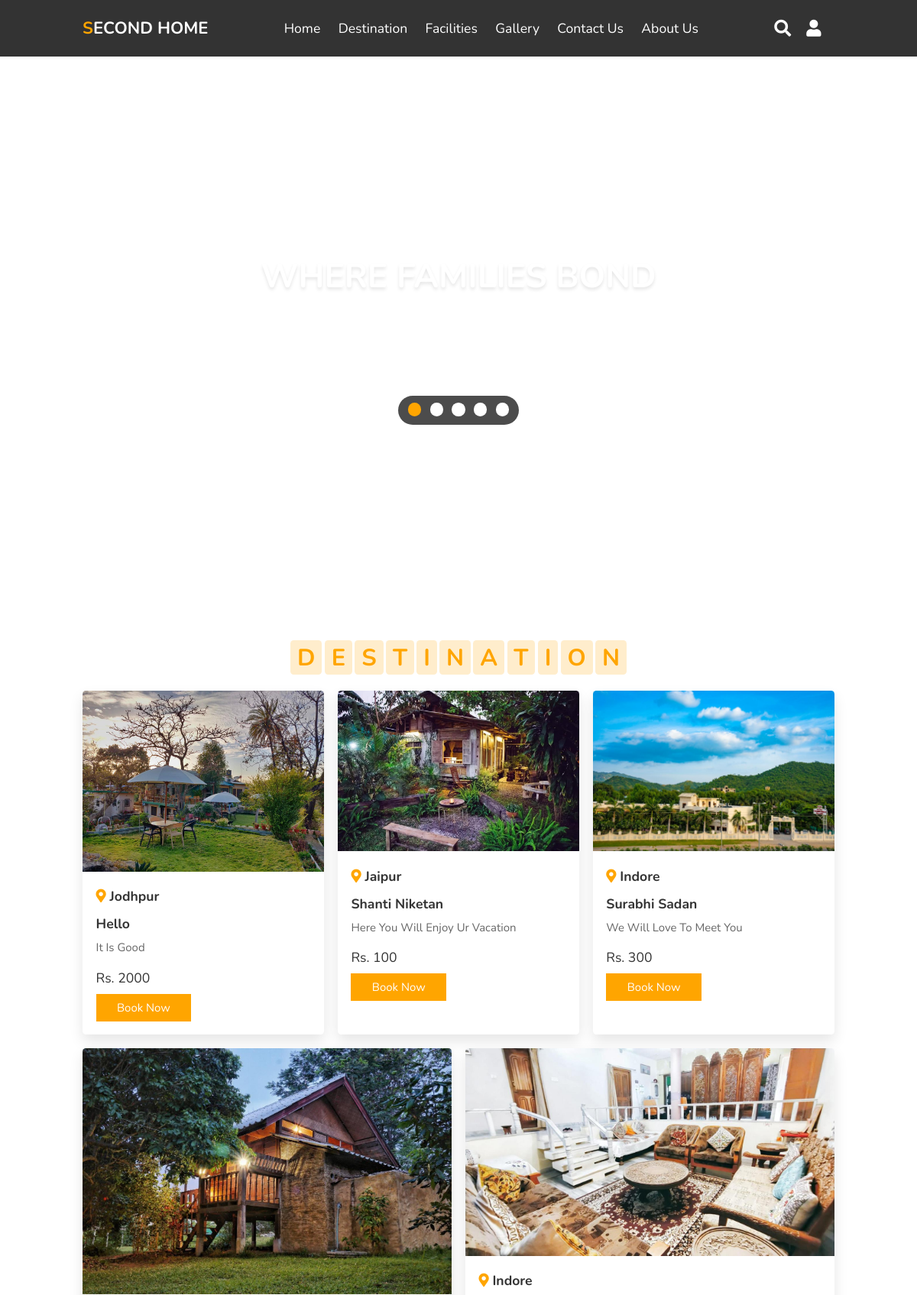
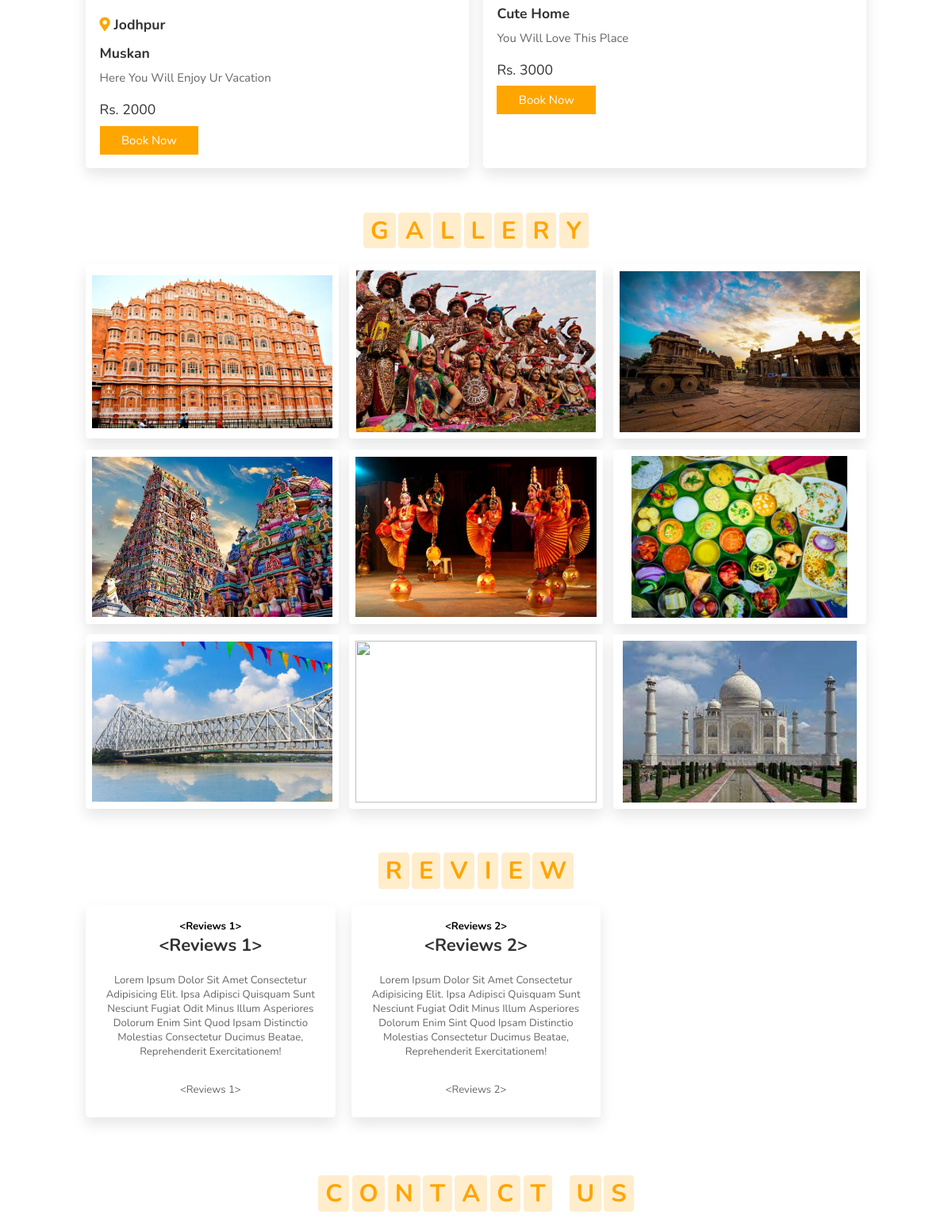
Screenshot of /Internet (upper part) with the database file from the repository (2 pictures, top to bottom).
### models.py (models this page shows)
class Listroom(db.Model):
    id = db.Column(db.Integer, primary_key=True)
    email = db.Column(db.String(150))
    phone_no= db.Column(db.Integer)
    city = db.Column(db.String(150))
    host_name = db.Column(db.String(150))
    homestay_name = db.Column(db.String(150))
    address = db.Column(db.String(150))
    description= db.Column(db.String(150))
    no_of_room = db.Column(db.Integer)
    Parking = db.Column(db.Boolean)
    Internet = db.Column(db.Boolean)
    Running_Hot_water = db.Column(db.Boolean)
    Open_Seating_areas = db.Column(db.Boolean)
    Air_Condition = db.Column(db.Boolean)
    Pet_Friendly = db.Column(db.Boolean)
    Toiletries = db.Column(db.Boolean)
    Smoking_Allowed = db.Column(db.Boolean)
    Library = db.Column(db.Boolean)
    Bonfire = db.Column(db.Boolean)
    Barbecue = db.Column(db.Boolean)
    Pick_and_dropService = db.Column(db.Boolean)
    rent=db.Column(db.Integer)
    pic=db.Column(db.String(500))
    uid = db.Column("uid", db.Integer, db.ForeignKey('user.id'))
    review = db.relationship('Reviews', backref='room')
    booking = db.relationship('Booking', backref='room')

class Reviews(db.Model):
    id = db.Column(db.Integer, primary_key=True)
    review=db.Column(db.String(5000))
    room_id = db.Column(db.Integer, db.ForeignKey('listroom.id'))
    user_id = db.Column(db.Integer, db.ForeignKey('user.id'))

### main.py (the view)
@app.route('/Internet')
def Internet():
    fac=Listroom.query.filter_by(Internet=True).all()
    rev=Reviews.query.all()
    return render_template('face.html',post=fac,login=0,ra=rev,user=current_user)

### templates/face.html (shortened to what this page needs)
<!DOCTYPE html>
<html lang="en">
{% include('header.html')%}
<body>
    {% include ('navbar.html') %}
    <section class="home" id="home">
        <div class="content">
            <h3>where families bond</h3>
            <p>Experience something new every moment</p>
        </div>
        <div class="controls">
            <span class="vid-btn active" data-src="/static/images/vid-1.mp4"></span>
            <span class="vid-btn" data-src="/static/images/vid-2.mp4"></span>
            <span class="vid-btn" data-src="/static/images/vid-3.mp4"></span>
            <span class="vid-btn" data-src="/static/images/vid-4.mp4"></span>
            <span class="vid-btn" data-src="/static/images/vid-5.mp4"></span>
        </div>
        <div class="video-container">
            <video src="/static/images/vid-1.mp4" id="video-slider" loop autoplay muted></video>
        </div>
    </section>
    <section class="destination" id="destination">
        <h1 class="heading">
            <span>d</span>
            <span>e</span>
            <span>s</span>
            <span>t</span>
            <span>i</span>
            <span>n</span>
            <span>a</span>
            <span>t</span>
            <span>i</span>
            <span>o</span>
            <span>n</span>
        </h1>
        <div class="box-container">
            {% for i in post %}
            <div class="box">
                <img src="{{i.pic}}" alt="">
                <div class="content">
                    <h3> <i class="fas fa-map-marker-alt"></i> {{i.city}} </h3> <br>
                    <h3>{{i.homestay_name}}</h3>
                    <p>
                        {{i.description}}
                    </p>
                    <div class="price"> Rs. {{i.rent}} </div>
                    <a href="{{i.id}}/profile" class="btn">book now</a>
                </div>
            </div>
            {% endfor %}
        </div>
    </section>
    <section class="gallery" id="gallery">
        <h1 class="heading">
            <span>g</span>
            <span>a</span>
            <span>l</span>
            <span>l</span>
            <span>e</span>
            <span>r</span>
            <span>y</span>
        </h1>
        <div class="box-container">
            <div class="box">
                <img src="/static/images/gg1.webp" alt="">
                <div class="content">
                </div>
            </div>
            <div class="box">
                <img src="/static/images/gg2.jpg" alt="">
                <div class="content">
                </div>
            </div>
            <div class="box">
                <img src="/static/images/gg3.jpg" alt="">
                <div class="content">
                </div>
            </div>
            <div class="box">
                <img src="/static/images/gg4.webp" alt="">
                <div class="content">
                </div>
            </div>
            <div class="box">
                <img src="/static/images/gg5.jpg" alt="">
                <div class="content">
                </div>
            </div>
            <div class="box">
                <img src="/static/images/gg6.jpg" alt="">
                <div class="content">
                </div>
            </div>
            <div class="box">
                <img src="/static/images/gg7.webp" alt="">
                <div class="content">
                </div>
            </div>
            <div class="box">
                <img src="/static/images/gg8.png" alt="">
                <div class="content">
                </div>
            </div>
            <div class="box">
                <img src="/static/images/gg9.jpg" alt="">
                <div class="content">
                </div>
            </div>
        </div>
    </section>
    <section class="review" id="review">
        <h1 class="heading">
            <span>r</span>
            <span>e</span>
            <span>v</span>
            <span>i</span>
            <span>e</span>
            <span>w</span>
        </h1>
        <div class="swiper-container review-slider">
            <div class="swiper-wrapper">
                {% for i in ra %}
                <div class="swiper-slide">
                    <div class="box">
                        <h1>{{i}}</h1>
                        <h3>{{i}}</h3>
                       <br>
                       <p>Lorem ipsum dolor sit amet consectetur adipisicing elit. Ipsa adipisci quisquam sunt nesciunt
                           fugiat odit minus illum asperiores dolorum enim sint quod ipsam distinctio molestias
                           consectetur ducimus beatae, reprehenderit exercitationem!</p> <br>
                           <p>{{i}}</p>
                    </div>
                </div>
                {% endfor %}
        </div>
    </section>
    <section class="contact" id="contact">
        <h1 class="heading">
            <span>c</span>
            <span>o</span>
            <span>n</span>
            <span>t</span>
            <span>a</span>
            <span>c</span>
            <span>t</span>
            <span class="space"></span>
            <span>u</span>
            <span>s</span>
        </h1>
    </section>
</body>
</html>

### templates/header.html (shortened to what this page needs)
<head>
    <link rel="stylesheet" href="https://unpkg.com/swiper/swiper-bundle.min.css" />
    <link rel="stylesheet" href="https://cdnjs.cloudflare.com/ajax/libs/font-awesome/5.15.3/css/all.min.css">
    <link rel="stylesheet" href="/static/style.css">
</head>

### templates/navbar.html (shortened to what this page needs)
    <header>
        <a href="#" class="logo"><span>S</span>econd home</a>
        <nav class="navbar">
            <a href="#home">home</a>
            <a href="#destination">destination</a>
            <a href="#facilities">facilities</a>
            <a href="#gallery">gallery</a>
            <a href="#contact">contact us</a>
            <a href="/about_us">about us</a>
        </nav>
        <div class="icons">
            <i class="fas fa-search" id="search-btn"></i>
            <i class="fas fa-user" id="login-btn"></i>
        </div>
        <form action="" class="search-bar-container">
            <div class="wrapper">
                <div class="search-input">
                  <div class="icon"  id="search-profile"></div>
                </div>
            </div>
        </form>
    </header>

### static/style.css (style rules this page uses)
:root { --orange: #ffa500; }
* { font-family: 'Nunito', sans-serif; margin: 0; padding: 0; box-sizing: border-box; text-transform: capitalize; outline: none; border: none; text-decoration: none; transition: all .2s linear; }
html { font-size: 62.5%; overflow-x: hidden; scroll-padding-top: 6rem; scroll-behavior: smooth; }
section { padding: 2rem 9%; }
.heading { text-align: center; padding: 2.5rem 0; }
.heading span { font-size: 3.5rem; background: rgba(255, 165, 0, .2); color: var(--orange); border-radius: .5rem; padding: .2rem 1rem; }
.heading span.space { background: none; }
.btn { display: inline-block; margin-top: 1rem; background: var(--orange); color: #fff; padding: .8rem 3rem; border: .2rem solid var(--orange); cursor: pointer; font-size: 1.7rem; }
header { position: fixed; top: 0; left: 0; right: 0; background: #333; z-index: 1000; display: flex; align-items: center; justify-content: space-between; padding: 2.5rem 9%; }
header .logo { font-size: 2.5rem; font-weight: bolder; color: #fff; text-transform: uppercase; }
header .logo span { color: var(--orange); }
header .navbar a { color: #fff; font-size: 2rem; margin: 1.2rem; }
header .icons i { font-size: 2.5rem; color: #fff; cursor: pointer; margin-right: 2rem; }
header .search-bar-container { position: absolute; top: 100%; left: 0; right: 0; padding: 1.5rem 2rem; background: #333; border-top: .1rem solid rgba(255, 255, 255, .2); display: flex; align-items: center; z-index: 1001; clip-path: polygon(0 0, 100% 0, 100% 0, 0 0); }
.home { min-height: 100vh; display: flex; align-items: center; justify-content: center; flex-flow: column; position: relative; z-index: 0; }
.home .content { text-align: center; }
.home .content h3 { font-size: 5rem; color: #fff; text-transform: uppercase; text-shadow: 0 .3rem .5rem rgba(0, 0, 0, .1); }
.home .content p { font-size: 2.5rem; color: #fff; padding: .5rem 0; }
.home .video-container video { position: absolute; top: 0; left: 0; z-index: -1; height: 100%; width: 100%; object-fit: cover; }
.home .controls { padding: 1rem; border-radius: 5rem; background: rgba(0, 0, 0, .7); position: relative; top: 10rem; }
.home .controls .vid-btn { height: 2rem; width: 2rem; display: inline-block; border-radius: 50%; background: #fff; cursor: pointer; margin: 0 .5rem; }
.home .controls .vid-btn.active { background: var(--orange); }
.destination .box-container { display: flex; flex-wrap: wrap; gap: 2rem; }
.destination .box-container .box { flex: 1 1 30rem; border-radius: .5rem; overflow: hidden; box-shadow: 0 1rem 2rem rgba(0, 0, 0, .1); }
.destination .box-container .box img { width: 100%; object-fit: cover; }
.destination .box-container .box .content { padding: 2rem; }
.destination .box-container .box .content h3 { font-size: 2rem; color: #333; }
.destination .box-container .box .content h3 i { color: var(--orange); }
.destination .box-container .box .content p { font-size: 1.7rem; color: #666; padding: 1rem 0; }
.destination .box-container .box .content .price { font-size: 2rem; color: #333; padding-top: 1rem; }
.gallery .box-container { display: flex; flex-wrap: wrap; gap: 1.5rem; }
.gallery .box-container .box { overflow: hidden; box-shadow: 0 1rem 2rem rgba(0, 0, 0, .1); border: 1rem solid #fff; border-radius: .5rem; flex: 1 1 30rem; height: 25rem; position: relative; }
.gallery .box-container .box img { height: 100%; width: 100%; object-fit: cover; }
.gallery .box-container .box .content { position: absolute; top: -100%; left: 0; height: 100%; width: 100%; text-align: center; background: rgba(0, 0, 0, .7); padding: 2rem; padding-top: 5rem; }
.review .review-slider { padding-bottom: 2rem; }
.review .box { padding: 2rem; text-align: center; box-shadow: 0 1rem 2rem rgba(0, 0, 0, .1); border-radius: .5rem; }
.review .box h3 { color: #333; font-size: 2.5rem; }
.review .box p { color: #666; font-size: 1.5rem; padding: 1rem 0; }
.gallery .box-container .box img { height: 100%; width: 100%; object-fit: contain; }
@media (max-width:1200px) { html { font-size: 55%; } }

### templates/navbar.html (style rules this page uses)
.wrapper { max-width: 450px; display: contents; }
.wrapper .search-input { background: #fff; width: 200%; border-radius: 5px; position: relative; box-shadow: 0px 1px 5px 3px rgba(0,0,0,0.12); }
.search-input .icon { position: absolute; right: 0px; top: 0px; height: 55px; width: 55px; text-align: center; line-height: 55px; font-size: 20px; color: #644bff; cursor: pointer; }

### rows the page displays
Listroom: pic (picture), city "Jodhpur", homestay_name "Hello", description "It Is Good", rent "2000"
Listroom: pic (picture), city "Jaipur", homestay_name "Shanti Niketan", description "Here You Will Enjoy Ur Vacation", rent "100"
Listroom: pic (picture), city "Indore", homestay_name "Surabhi Sadan", description "We Will Love To Meet You", rent "300"
Listroom: pic (picture), city "Jodhpur", homestay_name "Muskan", description "Here You Will Enjoy Ur Vacation", rent "2000"
Listroom: pic (picture), city "Indore", homestay_name "Cute Home", description "You Will Love This Place", rent "3000"
Reviews: i "<Reviews 1>"
Reviews: i "<Reviews 2>"
